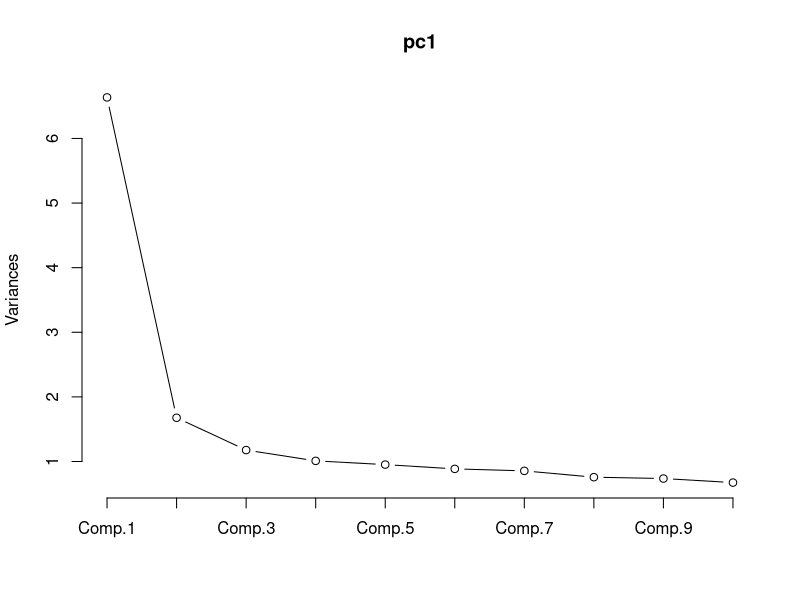
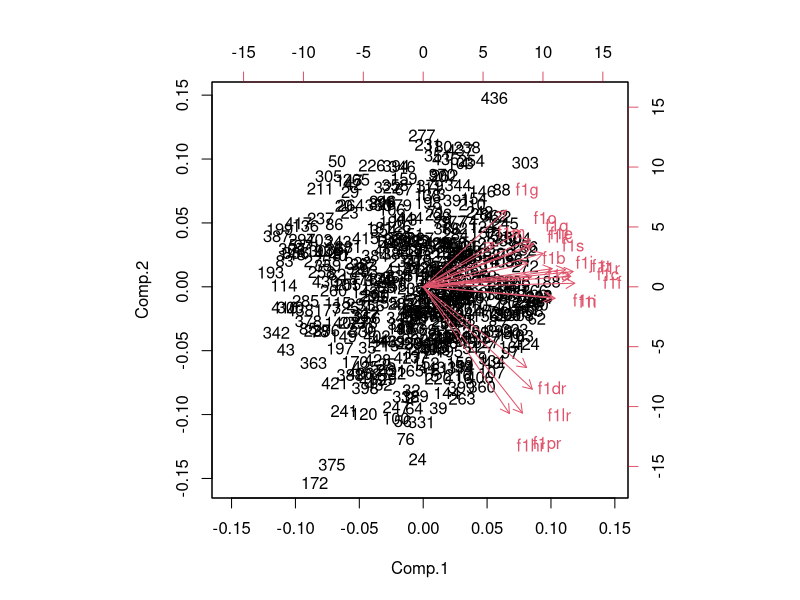
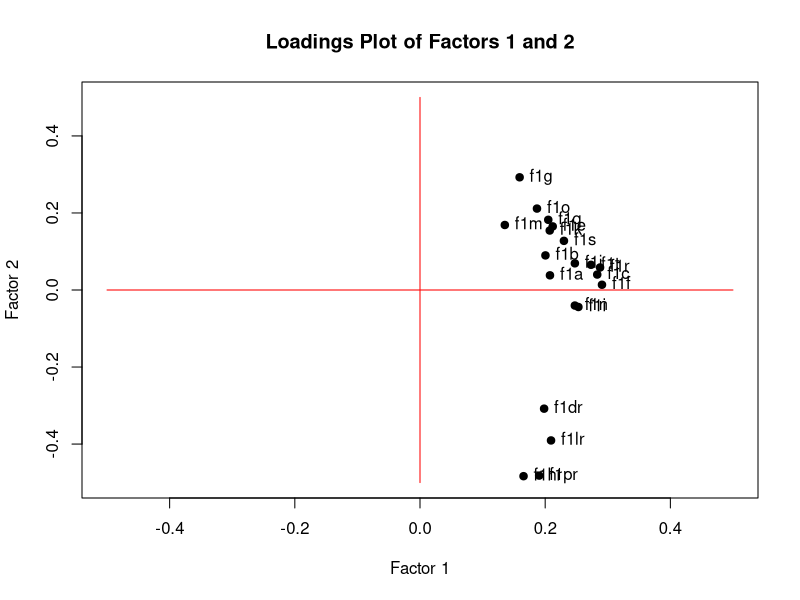

R code for these plots, in order:
## ---- chunk 1
knitr::opts_chunk$set(echo = TRUE)
knitr::opts_chunk$set(warning = FALSE)
knitr::opts_chunk$set(message = FALSE)

# ==================================
# N736 Lesson 24 - Computing Reliability
# and Factor Analysis
#
# dated 11/20/2017
# Melinda Higgins, PhD
# 
# ==================================

# ==================================
# we're be working with the 
# helpmkh dataset
# ==================================

library(tidyverse)
library(haven)

helpdat <- haven::read_spss("helpmkh.sav")

h1 <- helpdat %>%
  select(id,f1a,f1b,f1c,f1d,f1e,f1f,f1g,
         f1h,f1i,f1j,f1k,f1l,f1m,f1n,f1o,
         f1p,f1q,f1r,f1s,f1t,cesd)

# run a summary on all 20 items - check amounts of missing
summary(h1)

# let's go ahead and reverse code the 4 items
h2 <- h1 %>%
  mutate(f1dr = ifelse(f1d==0,3,
                       ifelse(f1d==1,2,
                              ifelse(f1d==2,1,0))),
         f1hr = ifelse(f1h==0,3,
                       ifelse(f1h==1,2,
                              ifelse(f1h==2,1,0))),
         f1lr = ifelse(f1l==0,3,
                       ifelse(f1l==1,2,
                              ifelse(f1l==2,1,0))),
         f1pr = ifelse(f1p==0,3,
                       ifelse(f1p==1,2,
                              ifelse(f1p==2,1,0))))

# add the useNA="always" to check
# that missing data was handled correctly
table(h2$f1d, useNA="always")
table(h2$f1dr, useNA="always")
table(h2$f1h, useNA="always")
table(h2$f1hr, useNA="always")
table(h2$f1l, useNA="always")
table(h2$f1lr, useNA="always")
table(h2$f1p, useNA="always")
table(h2$f1pr, useNA="always")

# select the 20 cesd items
# with the 4 reverse coded ones
h2.cesd20 <- h2 %>%
  select(f1a,f1b,f1c,f1dr,f1e,f1f,f1g,
         f1hr,f1i,f1j,f1k,f1lr,f1m,f1n,f1o,
         f1pr,f1q,f1r,f1s,f1t)

# compute the number missing by row (id)
nmiss_cesd <- rowSums(is.na(h2.cesd20))
table(nmiss_cesd)

# compute the sum with mean substitution
sum_cesd <- rowMeans(h2.cesd20, na.rm=TRUE)*20

# compute the sum without mean substitution
sum2_cesd <- rowSums(h2.cesd20, na.rm=TRUE)

h3 <- data.frame(h2,nmiss_cesd,sum_cesd,sum2_cesd)

# compare stats
h3 %>%
  select(nmiss_cesd, cesd, sum_cesd, sum2_cesd) %>%
  summary()

# compute the correlation matrix
# using the reverse coded items
# remove missing values
cmtx <- cor(h2.cesd20, use="complete.obs",
            method="pearson")
         
# load the psych package
library(psych)
         
# compute alpha
a1 <- psych::alpha(cmtx)
a1

# use on complete cases
# 7 subjects with missing data are removed here
pc1 <- princomp(na.omit(h2.cesd20), cor=TRUE)
pc1
summary(pc1)
loadings(pc1)

# scree plot of eigenvalues/variances
plot(pc1,type="lines")

# plot of scores with items overlaid (red arrows)
# plot of factors 1 and 2
biplot(pc1)

# make a loadings plot
plot(pc1$loadings[,1], pc1$loadings[,2],
     xlim=c(-0.5,0.5), ylim=c(-0.5,0.5),
     main="Loadings Plot of Factors 1 and 2",
     xlab="Factor 1", ylab="Factor 2",
     pch=19)
lines(c(-0.5,0.5),c(0,0),col="red")
lines(c(0,0),c(-0.5,0.5),col="red")
text(pc1$loadings[,1], pc1$loadings[,2],
     labels=names(h2.cesd20),
     pos=4, offset=0.5)


